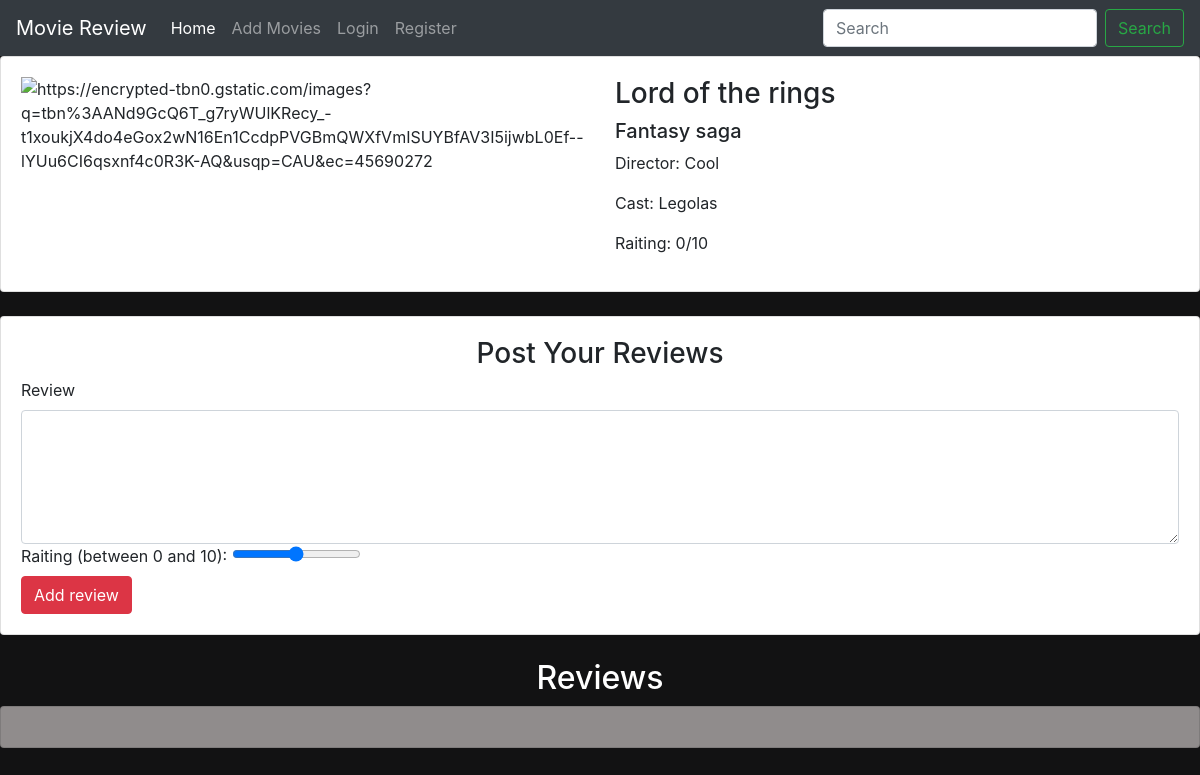
Before: /ditail/1/ with the older database file.
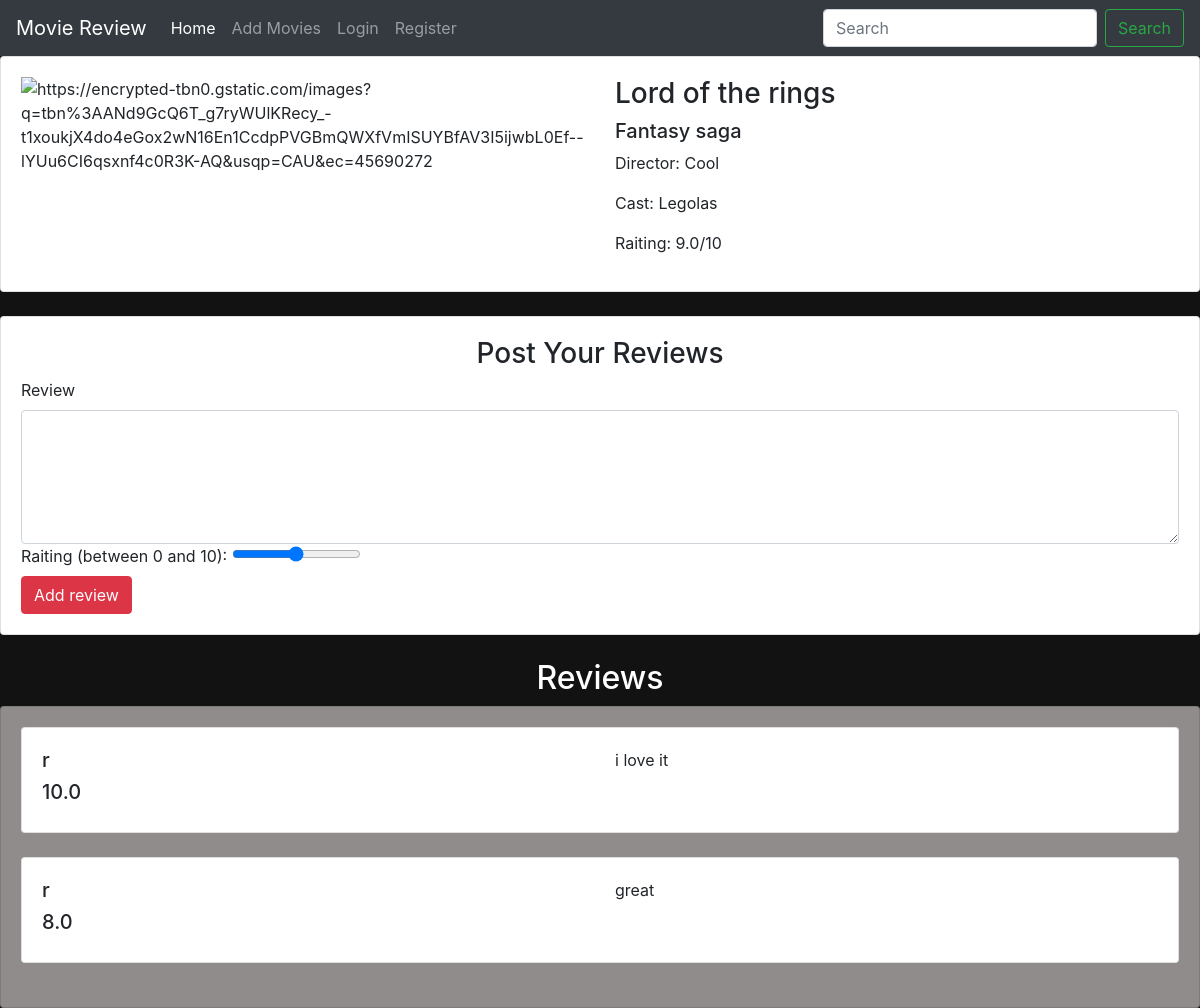
After: the same page with the newer database file.
### main/models.py (models this page shows, shortened)
class Movie(models.Model):
    name = models.CharField(max_length = 300)
    director = models.CharField(max_length = 300)
    cast = models.CharField(max_length = 800)
    description = models.TextField(max_length = 5000)
    relised_date = models.DateField()
    averidgerating = models.FloatField(default=0)
    image = models.URLField(default=None,null=True)

class Review(models.Model):
    user = models.ForeignKey(User, on_delete = models.CASCADE)
    movie = models.ForeignKey(Movie, on_delete = models.CASCADE)
    comment = models.TextField(max_length= 1000)
    raiting = models.FloatField(default=0)

### main/views.py (the view)
# urls.py: path("ditail/<int:id>/",views.ditail, name="ditail"),
def ditail(request,id):
    movie = Movie.objects.get(id=id)# Select everything(*) from the database with this id=id
    review = Review.objects.filter(movie=id).order_by("-comment")
    score = review.aggregate(Avg("raiting"))['raiting__avg']
    if score == None:
        score = 0
    context = { 'movie': movie,'reviews':review, 'averidge':score }
    return render(request, 'main/ditail.html',context)

### main/templates/main/ditail.html (shortened to what this page needs)
{% extends 'main/base.html' %}
{% block content %}
<div class="conteiner">
	<div class="card">
		<div class="card-body">
			<div class="row">
				<div class="col md-4">
				<img class="img fluid" src="{{movie.image}}" alt="{{movie.image}}">
				</div>
				<div class="col md-8">
				<h3 >{{ movie.name }}</h3>
				<h5 >{{ movie.description }}</h5>
				<p>Director: {{ movie.director }}</p>
				<p>Cast: {{ movie.cast }}</p>
				<p>Raiting: {{ averidge }}/10</p>
				</div>
			</div>
		</div>
	</div>
	<br>
	<div class="card">
		<div class="card-body">
		<h3 class="text-center">Post Your Reviews</h3>
		<form action="{% url 'main:add_review' movie.id %}" method="POST">
		<label for="comment">Review</label>
		<textarea name="comment" cols="8" rows="5" id="command" class="form-control"  ></textarea>
		<label for="raiting">Raiting (between 0 and 10):</label>
		<input type="range" id="raiting" step="0.5" name="raiting" min="0" max="10.0">
		<br>
		<input type="submit" class="btn btn-danger" value="Add review">
		</form>
		</div>
	</div>
	<br>
	<h2 class="text-center" style="color:white;">Reviews</h2>
	<div class="card" style="background-color:#908c8c">
		<div class="card-body">
		{% for review in reviews %}
			<div class="card" >
				<div class="card-body">
				<div class="row">
					<div class="col md-3">
						<h5 class="text-left">{{ review.user.username }}<h5>
						<h5>{{ review.raiting }}</h5>
					</div>
					<div class="col md-9">
						<p>{{ review.comment }}</p>
					</div>
				</div>
				</div>
			</div>
				<br>
		{% endfor %}
		</div>
	</div>
</div>
{% endblock %}

### main/templates/main/base.html (shortened to what this page needs)
<!doctype html>
<html lang="en">
  <head>
    <link rel="stylesheet" href="https://maxcdn.bootstrapcdn.com/bootstrap/4.0.0/css/bootstrap.min.css">
	{% load static %}
	<link rel="stylesheet" href="{% static 'css/main.css' %}"></link>
  </head>
  <body>
  <nav class="navbar navbar-expand-lg navbar-dark bg-dark">
  <a class="navbar-brand" href="{% url 'main:home' %}">Movie Review</a>
  <div class="collapse navbar-collapse" id="navbarSupportedContent">
    <ul class="navbar-nav mr-auto">
      <li class="nav-item active">
        <a class="nav-link" href="{% url 'main:home' %}">Home <span class="sr-only">(current)</span></a>
      </li>
      <li class="nav-item">
        <a class="nav-link" href="{% url 'main:add_movie' %}">Add Movies</a>
      </li>
	  {% if user.is_authenticated %}
      <li class="nav-item dropdown">
        <a class="nav-link dropdown-toggle" href="#" id="navbarDropdown" role="button" data-toggle="dropdown" aria-haspopup="true" aria-expanded="false">
          {{ user.username }}
        </a>
        <div class="dropdown-menu" aria-labelledby="navbarDropdown">
          <a class="dropdown-item" href="{% url 'accounts:profile' %}">My profile</a>
          <div class="dropdown-divider"></div>
          <a class="dropdown-item" href="{% url 'accounts:logout_user' %}">logout</a>
        </div>
      </li>
	  {% else %}
	  <li class="nav-item">
        <a class="nav-link" href="{% url 'accounts:login_user' %}">Login</a>
      </li>
	  <li class="nav-item">
        <a class="nav-link" href="{% url 'accounts:register' %}">Register</a>
      </li>
	  {% endif %}
    </ul>
    <form class="form-inline my-2 my-lg-0">
      <input class="form-control mr-sm-2" type="search" placeholder="Search" aria-label="Search">
      <button class="btn btn-outline-success my-2 my-sm-0" type="submit">Search</button>
    </form>
  </div>
</nav>
	{% block content %}
	{% endblock %}
  </body>
</html>

### main/static/css/main.css (style rules this page uses)
body { background-color:#121213; }

Changed rows visible on the page:
added Review: user.username "r", raiting "10.0", comment "i love it"
added Review: user.username "r", raiting "8.0", comment "great"
Other visible differences:
{{ averidge }}: "0" → "9.0"
